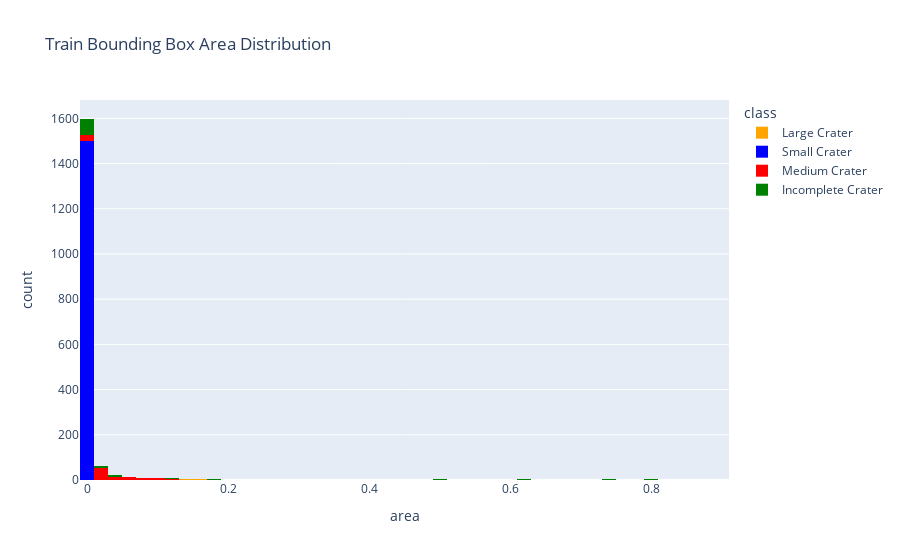
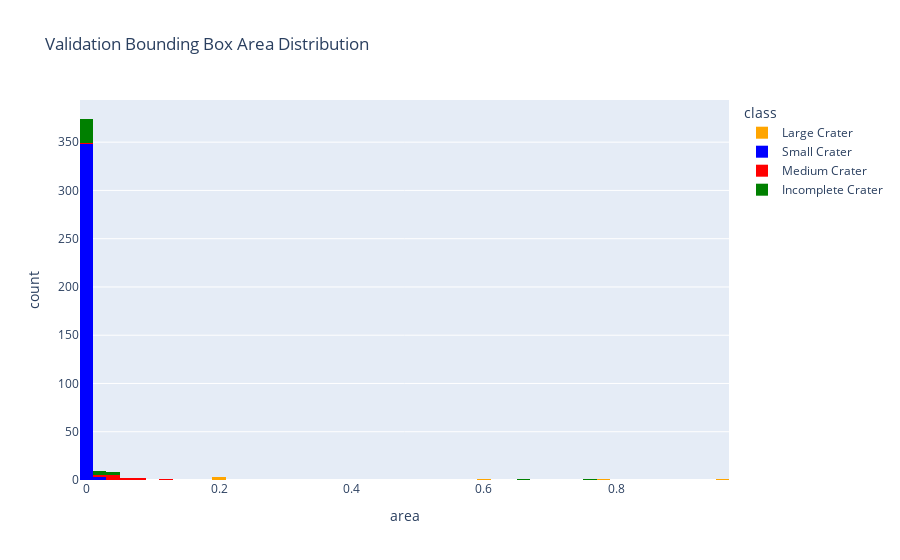

These figures' notebook cell, in order:
### Code cell
import pandas as pd
import plotly.express as px
import plotly.io as pio
pio.templates.default = "plotly"

class_name_map = {
    0: "Large Crater",
    1: "Small Crater",
    2: "Medium Crater",
    3: "Incomplete Crater"
}

color_map = {
    "Large Crater": "orange",
    "Small Crater": "blue",
    "Medium Crater": "red",
    "Incomplete Crater": "green"
}

class_order = ["Large Crater", "Small Crater", "Medium Crater", "Incomplete Crater"]

def get_bounding_box_data(label_folder):

    data = []

    for label_file in os.listdir(label_folder):
        if label_file.endswith(".txt") and label_file != "classes.txt":
            with open(os.path.join(label_folder, label_file), "r", encoding="utf-8") as f:
                for line in f:
                    parts = line.strip().split()
                    class_id = int(parts[0])
                    box_w, box_h = map(float, parts[3:5])
                    area = box_w * box_h
                    data.append({"class": class_name_map[class_id], "area": area})

    return pd.DataFrame(data)

dataset_path = "final_datasets"
train_labels_df = get_bounding_box_data(os.path.join(dataset_path, "label", "train"))
val_labels_df = get_bounding_box_data(os.path.join(dataset_path, "label", "val"))

def plot_bounding_box_distribution(labels_df, title):

    if labels_df.empty:
        print(f"No bounding box data available for {title}")
        return

    fig = px.histogram(
        labels_df, 
        x='area', 
        nbins=50, 
        title=title, 
        color='class',
        category_orders={"class": class_order},
        color_discrete_map=color_map
    )
    fig.show()

plot_bounding_box_distribution(train_labels_df, "Train Bounding Box Area Distribution")
plot_bounding_box_distribution(val_labels_df, "Validation Bounding Box Area Distribution")

### Figure 1 — Plotly figure (JSON) as saved in the notebook; plotly's stock layout.template omitted (floating-point values rounded to 4 significant figures; data arrays with more than 128 entries replaced by an {"elided": "..."} marker saying what was removed)
{"data": [{"alignmentgroup": "True", "bingroup": "x", "hovertemplate": "class=Large Crater<br>area=%{x}<br>count=%{y}<extra></extra>", "legendgroup": "Large Crater", "marker": {"color": "orange", "pattern": {"shape": ""}}, "name": "Large Crater", "nbinsx": 50, "offsetgroup": "Large Crater", "orientation": "v", "showlegend": true, "x": [0.2628, 0.7543, 0.1599, 0.8171, 0.1318, 0.6675, 0.5755, 0.1148, 0.1453, 0.1471, 0.6171, 0.1538, 0.6147, 0.4306, 0.4337, 0.3954, 0.6703, 0.7419, 0.2599, 0.7946, 0.678, 0.7723, 0.1625, 0.7843, 0.8156, 0.1641, 0.4534, 0.5873, 0.2498, 0.8044, 0.5021, 0.3862, 0.6099], "xaxis": "x", "yaxis": "y", "type": "histogram"}, {"alignmentgroup": "True", "bingroup": "x", "hovertemplate": "class=Small Crater<br>area=%{x}<br>count=%{y}<extra></extra>", "legendgroup": "Small Crater", "marker": {"color": "blue", "pattern": {"shape": ""}}, "name": "Small Crater", "nbinsx": 50, "offsetgroup": "Small Crater", "orientation": "v", "showlegend": true, "x": {"elided": "1501 float values"}, "xaxis": "x", "yaxis": "y", "type": "histogram"}, {"alignmentgroup": "True", "bingroup": "x", "hovertemplate": "class=Medium Crater<br>area=%{x}<br>count=%{y}<extra></extra>", "legendgroup": "Medium Crater", "marker": {"color": "red", "pattern": {"shape": ""}}, "name": "Medium Crater", "nbinsx": 50, "offsetgroup": "Medium Crater", "orientation": "v", "showlegend": true, "x": [0.09331, 0.05896, 0.07391, 0.01601, 0.01266, 0.009688, 0.01194, 0.02248, 0.07994, 0.01998, 0.01129, 0.01282, 0.02355, 0.008496, 0.005278, 0.01911, 0.006101, 0.01016, 0.01847, 0.1112, 0.008211, 0.09378, 0.008643, 0.02811, 0.02867, 0.04221, 0.008477, 0.005503, 0.04057, 0.1206, 0.01508, 0.004619, 0.05238, 0.03199, 0.02441, 0.02156, 0.06234, 0.02296, 0.02155, 0.029, 0.005278, 0.006221, 0.007932, 0.007778, 0.005278, 0.006914, 0.1031, 0.0529, 0.0981, 0.0844, 0.09716, 0.01069, 0.1142, 0.01461, 0.175, 0.009375, 0.03399, 0.0862, 0.03363, 0.01529, 0.01295, 0.08172, 0.02945, 0.03752, 0.03904, 0.02614, 0.0218, 0.01127, 0.02874, 0.01529, 0.07646, 0.03342, 0.009082, 0.008643, 0.018, 0.02142, 0.05307, 0.02153, 0.01354, 0.04271, 0.0125, 0.01842, 0.06406, 0.0249, 0.03085, 0.0756, 0.009507, 0.08667, 0.01912, 0.00752, 0.06289, 0.05789, 0.04746, 0.06328, 0.07055, 0.01619, 0.01096, 0.07, 0.05493, 0.03451, 0.0259, 0.09164, 0.03753, 0.1257, 0.117, 0.01466, 0.02821, 0.01144, 0.02795, 0.01582, 0.01764, 0.008935, 0.005852, 0.02344, 0.01542, 0.06209, 0.00835, 0.03815, 0.008931, 0.1021, 0.00752, 0.02134, 0.02042, 0.02225, 0.03252, 0.02769, 0.06605, 0.1076], "xaxis": "x", "yaxis": "y", "type": "histogram"}, {"alignmentgroup": "True", "bingroup": "x", "hovertemplate": "class=Incomplete Crater<br>area=%{x}<br>count=%{y}<extra></extra>", "legendgroup": "Incomplete Crater", "marker": {"color": "green", "pattern": {"shape": ""}}, "name": "Incomplete Crater", "nbinsx": 50, "offsetgroup": "Incomplete Crater", "orientation": "v", "showlegend": true, "x": [0.01982, 0.0029, 0.0001465, 0.000564, 0.002168, 0.3696, 0.002021, 0.2803, 0.02912, 0.1801, 0.03675, 0.001062, 0.002476, 0.2177, 0.001274, 0.001206, 0.4938, 0.5023, 0.0003516, 0.0001099, 0.001855, 0.001172, 0.0007813, 0.006836, 0.003633, 0.0004785, 0.002414, 0.2266, 0.0003955, 0.001328, 0.0005273, 0.0006348, 0.0002051, 0.0006494, 0.001025, 0.09312, 0.02422, 0.0002344, 0.0001758, 0.0008203, 0.1436, 0.0003735, 0.5523, 0.562, 0.4014, 0.8685, 0.01777, 0.003975, 0.01402, 0.03443, 0.03563, 0.7941, 0.007075, 0.0009766, 0.4975, 0.808, 0.0225, 0.07543, 0.0002637, 0.7956, 0.000957, 0.05066, 0.006934, 0.01859, 0.006907, 0.0193, 0.006921, 0.007412, 0.04923, 0.00991, 0.0005469, 0.0004687, 0.8924, 0.7426, 0.7207, 0.1187, 0.02573, 0.01141, 0.0002392, 0.001665, 0.1278, 0.09691, 0.1892, 0.7162, 0.6237, 9.765e-05, 0.005762, 0.0002051, 0.0004395, 0.2748, 0.0003906, 0.001333, 0.000188, 0.7348, 0.001826, 0.0005859, 0.003896, 0.0002392, 0.0007861, 0.0001904, 0.001038, 0.03386, 0.000332, 0.6568, 0.03406, 0.001758, 0.1551, 0.00165, 0.0007178, 0.001797, 0.0008057, 0.002808, 0.01882, 0.001484, 0.7414, 0.3773, 0.007344, 0.0004639, 0.001875, 0.002751, 0.315, 0.0001172, 0.0008984, 0.001025], "xaxis": "x", "yaxis": "y", "type": "histogram"}], "layout": {"xaxis": {"anchor": "y", "domain": [0.0, 1.0], "title": {"text": "area"}}, "yaxis": {"anchor": "x", "domain": [0.0, 1.0], "title": {"text": "count"}}, "legend": {"title": {"text": "class"}, "tracegroupgap": 0}, "title": {"text": "Train Bounding Box Area Distribution"}, "barmode": "relative"}}

### Figure 2 — Plotly figure (JSON) as saved in the notebook; plotly's stock layout.template omitted (floating-point values rounded to 4 significant figures; data arrays with more than 128 entries replaced by an {"elided": "..."} marker saying what was removed)
{"data": [{"alignmentgroup": "True", "bingroup": "x", "hovertemplate": "class=Large Crater<br>area=%{x}<br>count=%{y}<extra></extra>", "legendgroup": "Large Crater", "marker": {"color": "orange", "pattern": {"shape": ""}}, "name": "Large Crater", "nbinsx": 50, "offsetgroup": "Large Crater", "orientation": "v", "showlegend": true, "x": [0.5953, 0.1941, 0.7863, 0.9628, 0.2052, 0.2092], "xaxis": "x", "yaxis": "y", "type": "histogram"}, {"alignmentgroup": "True", "bingroup": "x", "hovertemplate": "class=Small Crater<br>area=%{x}<br>count=%{y}<extra></extra>", "legendgroup": "Small Crater", "marker": {"color": "blue", "pattern": {"shape": ""}}, "name": "Small Crater", "nbinsx": 50, "offsetgroup": "Small Crater", "orientation": "v", "showlegend": true, "x": {"elided": "351 float values"}, "xaxis": "x", "yaxis": "y", "type": "histogram"}, {"alignmentgroup": "True", "bingroup": "x", "hovertemplate": "class=Medium Crater<br>area=%{x}<br>count=%{y}<extra></extra>", "legendgroup": "Medium Crater", "marker": {"color": "red", "pattern": {"shape": ""}}, "name": "Medium Crater", "nbinsx": 50, "offsetgroup": "Medium Crater", "orientation": "v", "showlegend": true, "x": [0.04751, 0.03008, 0.00635, 0.08352, 0.0553, 0.1241, 0.03309, 0.029, 0.03399, 0.05348, 0.02688, 0.07388, 0.03399], "xaxis": "x", "yaxis": "y", "type": "histogram"}, {"alignmentgroup": "True", "bingroup": "x", "hovertemplate": "class=Incomplete Crater<br>area=%{x}<br>count=%{y}<extra></extra>", "legendgroup": "Incomplete Crater", "marker": {"color": "green", "pattern": {"shape": ""}}, "name": "Incomplete Crater", "nbinsx": 50, "offsetgroup": "Incomplete Crater", "orientation": "v", "showlegend": true, "x": [0.0003955, 0.000127, 0.005713, 0.009446, 0.001209, 0.004885, 0.00438, 0.002095, 0.001025, 0.04399, 0.7683, 0.6638, 0.005449, 0.002285, 0.0005615, 0.003296, 0.01847, 0.005103, 0.0002051, 0.0005493, 0.0003076, 0.02074, 0.01732, 0.002222, 0.04093, 0.0001538, 0.0003418, 0.0006177, 0.0269, 0.0001074, 0.0002734, 0.0003296, 0.0337, 0.002134], "xaxis": "x", "yaxis": "y", "type": "histogram"}], "layout": {"xaxis": {"anchor": "y", "domain": [0.0, 1.0], "title": {"text": "area"}}, "yaxis": {"anchor": "x", "domain": [0.0, 1.0], "title": {"text": "count"}}, "legend": {"title": {"text": "class"}, "tracegroupgap": 0}, "title": {"text": "Validation Bounding Box Area Distribution"}, "barmode": "relative"}}
